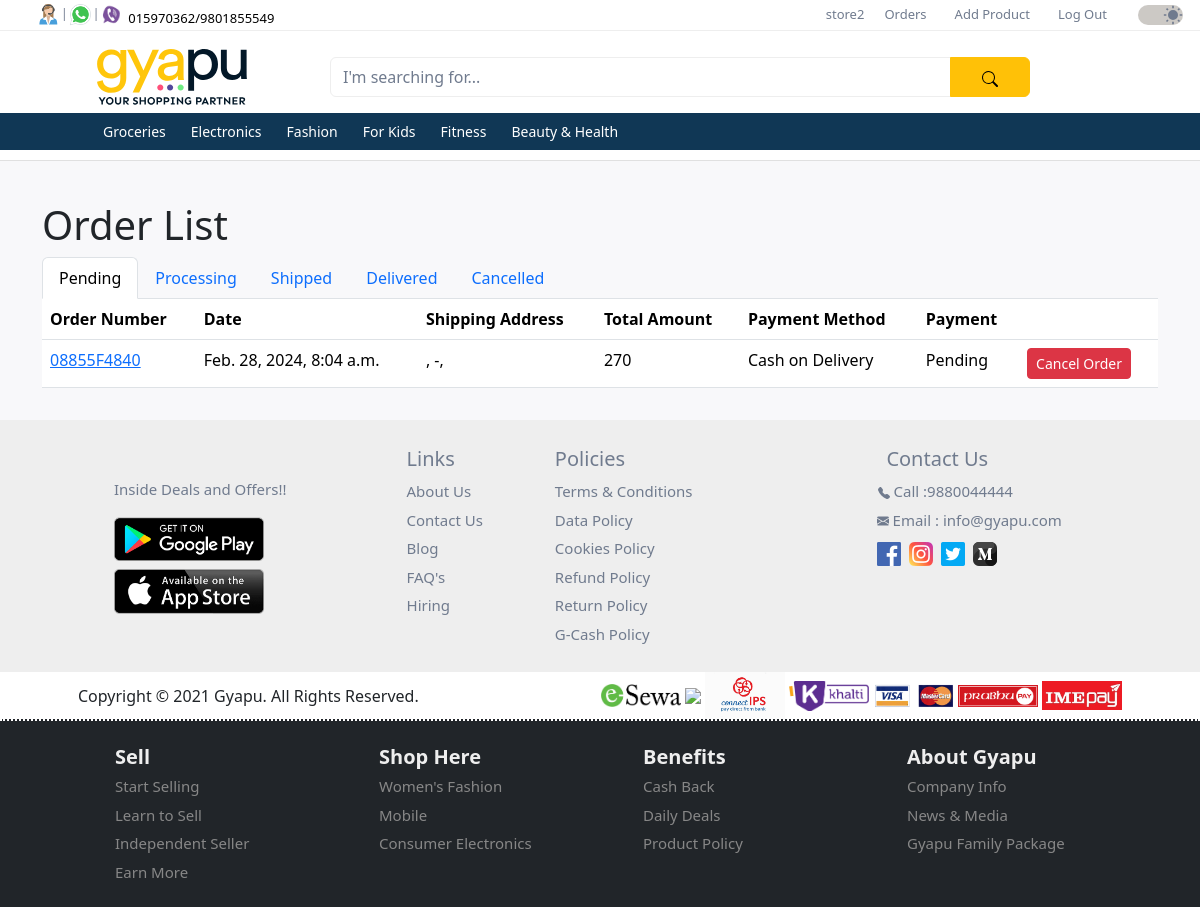
Before: /orders/ (signed in) with the older database file.
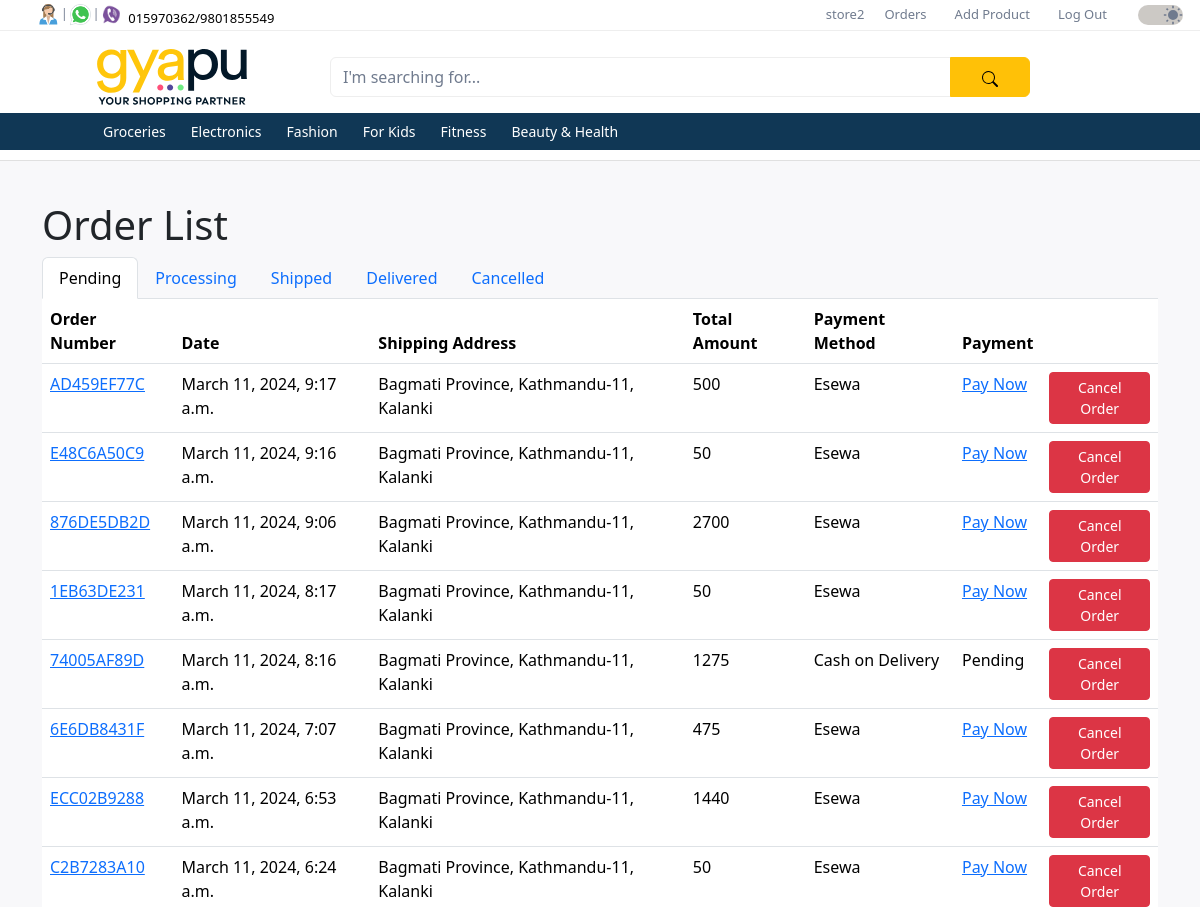
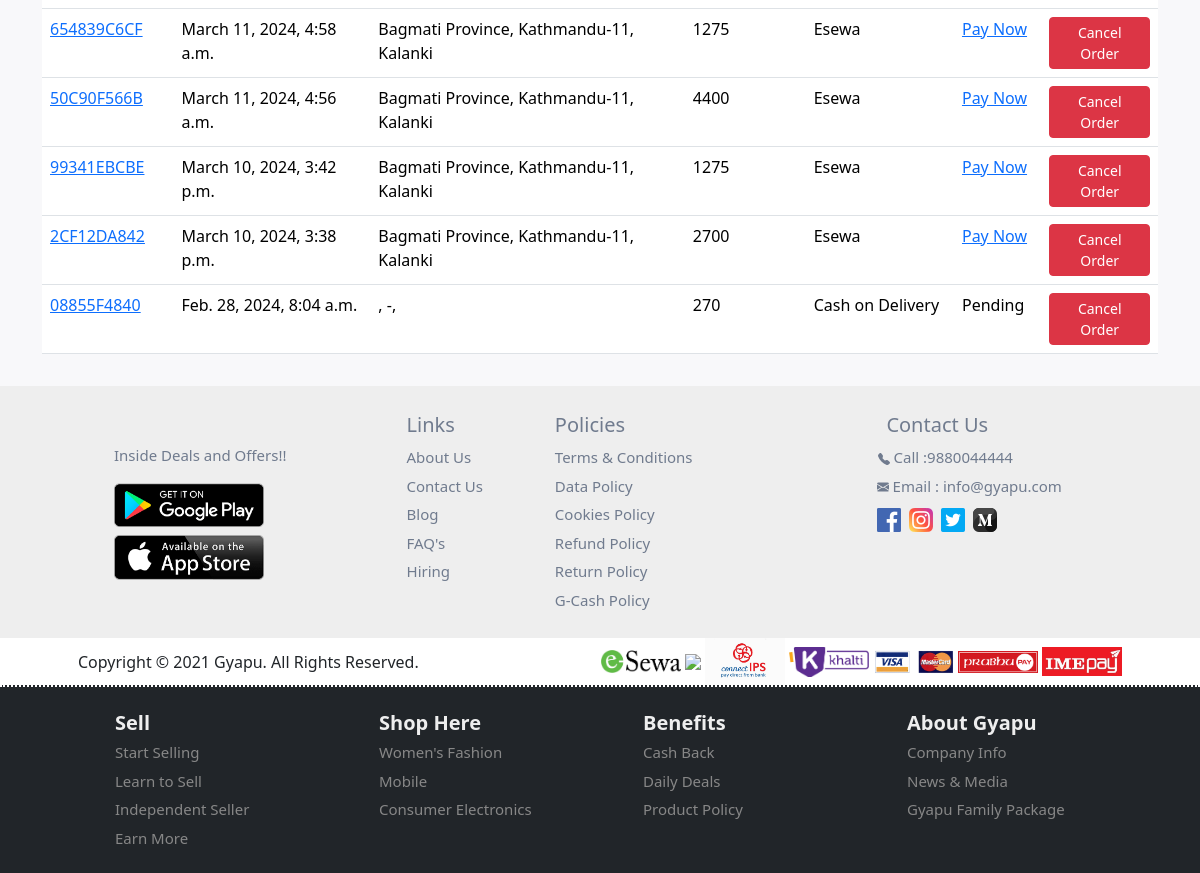
After: the same page with the newer database file (2 pictures, top to bottom).
### products/models.py (models this page shows, shortened)
class Category(models.Model):
  id = models.UUIDField(
    primary_key = True,
    default = uuid.uuid4,
    editable = False
  )
  name = models.CharField(max_length=255)
  description = models.TextField(blank=True)
  parent = models.ForeignKey('self', on_delete=models.CASCADE, null=True, blank=True, related_name='children')
  class Meta:
    verbose_name_plural = 'Categories'

### orders/models.py (models this page shows, shortened)
class Order(models.Model):
  STATUS_CHOICES = (
    ('Pending', 'Pending'),
    ('Processing', 'Processing'),
    ('Shipped', 'Shipped'),
    ('Delivered', 'Delivered'),
    ('Cancelled', 'Cancelled'),
  )
  PAYMENT_METHODS = (
    ('Cash on Delivery', 'Cash on Delivery'),
    ('Esewa', 'Esewa'),
  )
  id = models.UUIDField(
    primary_key = True,
    default = uuid.uuid4,
    editable = False
  )
  user = models.ForeignKey(User, on_delete=models.CASCADE)
  date_ordered = models.DateTimeField(default=now)
  status = models.CharField(max_length=20, choices=STATUS_CHOICES, default='Pending')
  total_amount = models.DecimalField(max_digits=10, decimal_places=2)
  order_number = models.CharField(max_length=20, unique=True, editable=False)
  shipping_address = models.ForeignKey(Address, on_delete=models.DO_NOTHING, null=True, blank=True, default=None)
  payment_method = models.CharField(max_length=50, choices=PAYMENT_METHODS, default='Cash on Delivery')
  payment_completed = models.BooleanField(default=False, null=True, blank=True)

### user/models.py (models this page shows, shortened)
class Address(models.Model):
  PROVINCE_CHOICES = (
    ('Koshi Province', 'Koshi Province'),
    ('Madesh Province', 'Madesh Province'),
    ('Bagmati Province', 'Bagmati Province'),
    ('Gandaki Province', 'Gandaki Province'),
    ('Lumbini Province', 'Lumbini Province'),
    ('Karnali Province', 'Karnali Province'),
    ('Sudurpashchim Province', 'Sudurpashchim Province'),
  )
  id = models.UUIDField(
    primary_key = True,
    default = uuid.uuid4,
    editable = False
  )
  user = models.ForeignKey(settings.AUTH_USER_MODEL, on_delete=models.CASCADE, limit_choices_to={'groups__name': 'customer'})
  province = models.CharField(max_length=100, choices=PROVINCE_CHOICES)
  city = models.CharField(max_length=100)
  area = models.CharField(max_length=100)
  tole = models.IntegerField(validators=[MinValueValidator(0)])

### orders/views.py (the view)
# urls.py: path('', OrderListView.as_view(), name='order_list'),
class OrderListView(LoginRequiredMixin, ListView):
  model = Order
  template_name = 'orders/order_list.html'
  context_object_name = 'order_list'
  def get_queryset(self):
    user = self.request.user
    if user.groups.filter(name='customer').exists():
      return Order.objects.filter(user=user).annotate(total_amount_override=Sum('total_amount')).order_by('-date_ordered')
    elif user.groups.filter(name='store').exists():
      orders = Order.objects.filter(items__product__store=user).distinct().annotate(total_amount_override=Sum(
        ExpressionWrapper(
          F('items__quantity') * (F('items__price') - (F('items__price') * F('items__discount_percentage') / 100)),
            output_field=DecimalField()
          )
        )).order_by('-date_ordered')
      return orders
    else:
      return Order.objects.none()
  def get_context_data(self, **kwargs):
    context = super().get_context_data(**kwargs)
    user = self.request.user
    context['pending_orders'] = self.get_queryset().filter(status='Pending')
    context['processing_orders'] = self.get_queryset().filter(status='Processing')
    context['shipped_orders'] = self.get_queryset().filter(status='Shipped')
    context['delivered_orders'] = self.get_queryset().filter(status='Delivered')
    context['cancelled_orders'] = self.get_queryset().filter(status='Cancelled')
    return context

### products/context_processors.py (called while the page is built)
def categories(request):
  categories = Category.objects.filter(parent__isnull=True)
  return {'categories': categories}

### user/context_processors.py (called while the page is built)
def user_group(request):
  user_belong_to_store = request.user.groups.filter(name='store').exists()
  return {'user_belong_to_store': user_belong_to_store}

### orders/templates/orders/order_list.html (shortened to what this page needs)
{% extends '_base.html' %}
{% block content %}
  <h1>Order List</h1>
  <ul class="nav nav-tabs" id="orderTabs" role="tablist">
    <li class="nav-item">
      <a class="nav-link active" id="pending-tab" data-bs-toggle="tab" href="#pending" role="tab" aria-controls="pending" aria-selected="true">Pending</a>
    </li>
    <li class="nav-item">
      <a class="nav-link" id="delivered-tab" data-bs-toggle="tab" href="#processing" role="tab" aria-controls="processing" aria-selected="false">Processing</a>
    </li>
    <li class="nav-item">
      <a class="nav-link" id="delivered-tab" data-bs-toggle="tab" href="#shipped" role="tab" aria-controls="shipped" aria-selected="false">Shipped</a>
    </li>
    <li class="nav-item">
      <a class="nav-link" id="delivered-tab" data-bs-toggle="tab" href="#delivered" role="tab" aria-controls="delivered" aria-selected="false">Delivered</a>
    </li>
    <li class="nav-item">
      <a class="nav-link" id="delivered-tab" data-bs-toggle="tab" href="#cancelled" role="tab" aria-controls="cancelled" aria-selected="false">Cancelled</a>
    </li>
  </ul>
  <div class="tab-content" id="orderTabsContent">
    {% include 'orders/order_list_tab.html' with orders=pending_orders tab_id='pending' active='true' %}
  </div>
{% endblock %}

### user/templates/homepage/lower_navbar.html (shortened to what this page needs)
{% load static %}
<nav class="navbar navbar-expand-xl d-flex flex-column second-nav" id="secondNav">
  <div class="container">
    <div class="d-flex flex-row container-fluid gyapu-head">
      <a class="navbar-brand" href="
        {% if not user_belong_to_store %}
          {% url 'home' %}
        {% else %}
          {% url 'store_dashboard' %}
        {% endif %}
      ">
        <img class="img-fluid" id="gyapu-head" src="{% static "images/gyapu-header-lightmode.svg" %}" alt="gyapu brand logo">
      </a>
      <form class="input-group mt-3 mb-3">
        <input type="text" class="form-control" placeholder="I'm searching for...">
        <button class="btn btn-warning" type="submit">
        </button>
      </form>
    </div>
  </div>
  <div class="dropdown-nav">
    <div class="container">
      <div class="collapse navbar-collapse" id="mynavbar">
        <ul class="navbar-nav">
          {% for category in categories %}
            <li class="nav-item dropdown">
              <a class="nav-link dropbtn" href="{% url 'product_by_category' category.name %}">{{ category.name }}</a>
            </li>
          {% endfor %}
        </ul>
      </div>
    </div>
  </div>
</nav>

### orders/templates/orders/order_list_tab.html (shortened to what this page needs)
<div class="tab-pane fade {% if active == 'true' %}show active{% endif %}" id="{{ tab_id }}" role="tabpanel" aria-labelledby="{{ tab_id }}-tab">
  <table class="table">
    <thead>
      <tr>
        <th>Order Number</th>
        <th>Date</th>
        <th>Shipping Address</th>
        <th>Total Amount</th>
        <th>Payment Method</th>
        <th>Payment</th>
        <th></th>
      </tr>
    </thead>
    <tbody>
      {% for order in orders %}
        <tr>
          <td><a href="{% url 'order_detail' pk=order.pk %}">{{ order.order_number }}</a></td>
          <td>{{ order.date_ordered }}</td>
          <td>{{ order.shipping_address.province }}, {{ order.shipping_address.city }}-{{ order.shipping_address.tole }}, {{ order.shipping_address.area }}</td>
          <td>{{ order.total_amount_override }}</td>
          <td>{{ order.payment_method }}</td>
          <td>
            {% if order.status == 'Cancelled' %}
              {% if order.payment_method == 'Esewa' and order.payment_completed  %}
                Refunded
              {% else %}
                -
              {% endif %}
            {% elif order.payment_completed or order.status == 'Delivered' %}
              Completed
            {% else %}
              {% if order.payment_method == 'Esewa' and not order.payment_completed%}
                <a href="{% url 'esewa_request' order.id %}">Pay Now</a>
              {% else %}
                Pending
              {% endif %}
            {% endif %}
          </td>
          {% if order.status == 'Pending' or order.status == 'Processing' %}
            <td><a href="{% url 'order_cancel' pk=order.pk %}" class="btn btn-sm btn-danger">Cancel Order</a></td>
          {% else %}
            <td></td>
          {% endif %}
        </tr>
      {% empty %}
        <tr>
          <td colspan="7">No orders found.</td>
        </tr>
      {% endfor %}
    </tbody>
  </table>
</div>

Changed rows visible on the page:
added Order: order_number "AD459EF77C", date_ordered "March 11, 2024, 9:17 a.m.", shipping_address.province "Bagmati Province", shipping_address.city "Kathmandu", shipping_address.tole "11", shipping_address.area "Kalanki", total_amount_override "500", payment_method "Esewa", status "Pay Now"
added Order: order_number "E48C6A50C9", date_ordered "March 11, 2024, 9:16 a.m.", shipping_address.province "Bagmati Province", shipping_address.city "Kathmandu", shipping_address.tole "11", shipping_address.area "Kalanki", total_amount_override "50", payment_method "Esewa", status "Pay Now"
added Order: order_number "876DE5DB2D", date_ordered "March 11, 2024, 9:06 a.m.", shipping_address.province "Bagmati Province", shipping_address.city "Kathmandu", shipping_address.tole "11", shipping_address.area "Kalanki", total_amount_override "2700", payment_method "Esewa", status "Pay Now"
added Order: order_number "1EB63DE231", date_ordered "March 11, 2024, 8:17 a.m.", shipping_address.province "Bagmati Province", shipping_address.city "Kathmandu", shipping_address.tole "11", shipping_address.area "Kalanki", total_amount_override "50", payment_method "Esewa", status "Pay Now"
added Order: order_number "74005AF89D", date_ordered "March 11, 2024, 8:16 a.m.", shipping_address.province "Bagmati Province", shipping_address.city "Kathmandu", shipping_address.tole "11", shipping_address.area "Kalanki", total_amount_override "1275", payment_method "Cash on Delivery", status "Pending"
added Order: order_number "6E6DB8431F", date_ordered "March 11, 2024, 7:07 a.m.", shipping_address.province "Bagmati Province", shipping_address.city "Kathmandu", shipping_address.tole "11", shipping_address.area "Kalanki", total_amount_override "475", payment_method "Esewa", status "Pay Now"
added Order: order_number "ECC02B9288", date_ordered "March 11, 2024, 6:53 a.m.", shipping_address.province "Bagmati Province", shipping_address.city "Kathmandu", shipping_address.tole "11", shipping_address.area "Kalanki", total_amount_override "1440", payment_method "Esewa", status "Pay Now"
added Order: order_number "C2B7283A10", date_ordered "March 11, 2024, 6:24 a.m.", shipping_address.province "Bagmati Province", shipping_address.city "Kathmandu", shipping_address.tole "11", shipping_address.area "Kalanki", total_amount_override "50", payment_method "Esewa", status "Pay Now"
added Order: order_number "654839C6CF", date_ordered "March 11, 2024, 4:58 a.m.", shipping_address.province "Bagmati Province", shipping_address.city "Kathmandu", shipping_address.tole "11", shipping_address.area "Kalanki", total_amount_override "1275", payment_method "Esewa", status "Pay Now"
added Order: order_number "50C90F566B", date_ordered "March 11, 2024, 4:56 a.m.", shipping_address.province "Bagmati Province", shipping_address.city "Kathmandu", shipping_address.tole "11", shipping_address.area "Kalanki", total_amount_override "4400", payment_method "Esewa", status "Pay Now"
added Order: order_number "99341EBCBE", date_ordered "March 10, 2024, 3:42 p.m.", shipping_address.province "Bagmati Province", shipping_address.city "Kathmandu", shipping_address.tole "11", shipping_address.area "Kalanki", total_amount_override "1275", payment_method "Esewa", status "Pay Now"
added Order: order_number "2CF12DA842", date_ordered "March 10, 2024, 3:38 p.m.", shipping_address.province "Bagmati Province", shipping_address.city "Kathmandu", shipping_address.tole "11", shipping_address.area "Kalanki", total_amount_override "2700", payment_method "Esewa", status "Pay Now"
